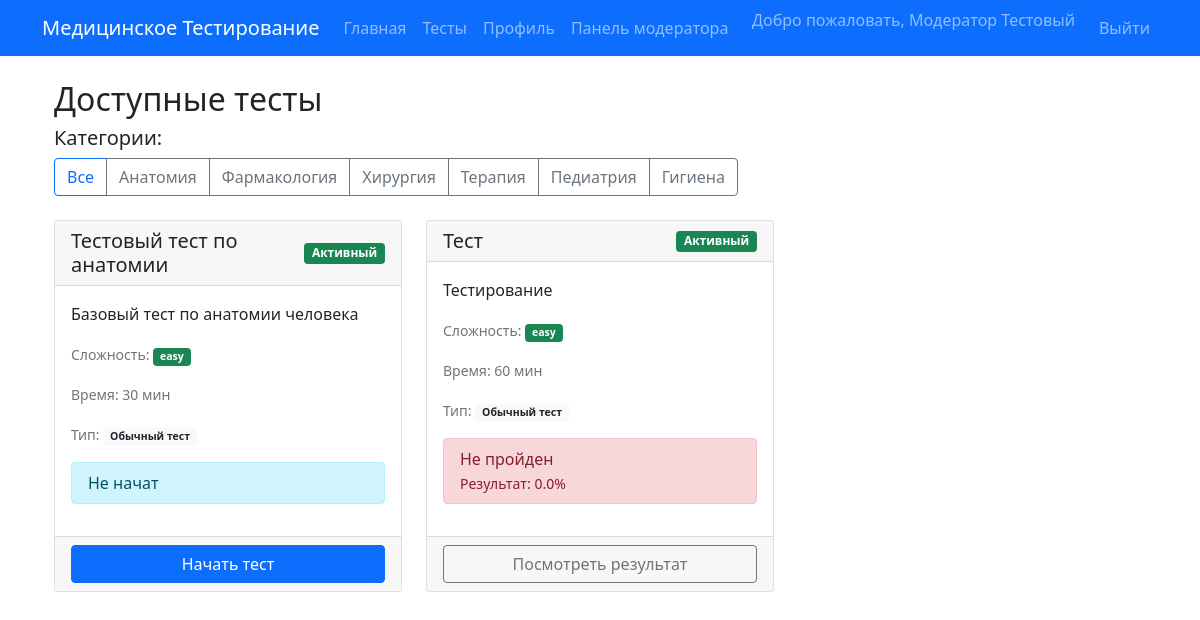
/tests (signed in), run on the app's committed database.
### website/models.py (models this page shows, shortened)
class MedicalWorker(UserMixin, db.Model):
    __tablename__ = 'medical_workers'
    id = db.Column(db.Integer, primary_key=True)
    email = db.Column(db.String(120), unique=True, nullable=False)
    username = db.Column(db.String(80), unique=True, nullable=False)
    first_name = db.Column(db.String(80), nullable=False)
    last_name = db.Column(db.String(80), nullable=False)
    password_hash = db.Column(db.String(256), nullable=False)
    specialization = db.Column(db.String(50), nullable=False)
    license_number = db.Column(db.String(50), unique=True, nullable=False)
    institution = db.Column(db.String(200))
    position = db.Column(db.String(100))
    years_experience = db.Column(db.Integer, default=0)
    is_moderator = db.Column(db.Boolean, default=False)
    is_admin = db.Column(db.Boolean, default=False)
    created_at = db.Column(db.DateTime, default=datetime.utcnow)
    tests_taken = db.relationship('TestResult', backref='worker', lazy=True)
    def get_full_name(self):
        return f"{self.first_name} {self.last_name}"

class TestCategory(db.Model):
    __tablename__ = 'test_categories'
    id = db.Column(db.Integer, primary_key=True)
    name = db.Column(db.String(100), nullable=False)
    description = db.Column(db.Text)
    tests = db.relationship('Test', backref='category', lazy=True)

class Test(db.Model):
    __tablename__ = 'tests'
    id = db.Column(db.Integer, primary_key=True)
    title = db.Column(db.String(200), nullable=False)
    description = db.Column(db.Text)
    category_id = db.Column(db.Integer, db.ForeignKey('test_categories.id'))
    difficulty = db.Column(db.String(20), default='medium')
    time_limit = db.Column(db.Integer, default=3600)  # в секундах
    passing_score = db.Column(db.Integer, default=70)  # процент
    access_type = db.Column(db.String(20), default='simple', nullable=False)
    max_attempts = db.Column(db.Integer, default=1)  # 0 или NULL = без ограничений
    start_at = db.Column(db.DateTime)
    end_at = db.Column(db.DateTime)
    is_strict_mode = db.Column(db.Boolean, default=True)  # строгий экзаменационный режим
    shuffle_questions = db.Column(db.Boolean, default=False)
    shuffle_answers = db.Column(db.Boolean, default=False)
    is_active = db.Column(db.Boolean, default=True)
    created_by = db.Column(db.Integer, db.ForeignKey('medical_workers.id'))
    created_at = db.Column(db.DateTime, default=datetime.utcnow)
    questions = db.relationship('Question', backref='test', lazy=True)
    results = db.relationship('TestResult', backref='test', lazy=True)

class TestResult(db.Model):
    __tablename__ = 'test_results'
    id = db.Column(db.Integer, primary_key=True)
    worker_id = db.Column(db.Integer, db.ForeignKey('medical_workers.id'))
    test_id = db.Column(db.Integer, db.ForeignKey('tests.id'))
    score = db.Column(db.Integer)
    percentage = db.Column(db.Float)
    passed = db.Column(db.Boolean)
    started_at = db.Column(db.DateTime, default=datetime.utcnow)
    completed_at = db.Column(db.DateTime)
    time_taken = db.Column(db.Integer)  # в секундах
    answers = db.relationship('UserAnswer', backref='result', lazy=True)

### website/views.py (the view, shortened to what this page needs)
@main_bp.route('/tests')
@login_required
def tests():
    categories = TestCategory.query.all()
    all_tests = Test.query.filter_by(is_active=True).all()
    tests_list = []
    for test in all_tests:
        if test.access_type == 'simple':
            tests_list.append(test)
    tests_with_status = []
    for test in tests_list:
        result = TestResult.query.filter_by(
            worker_id=current_user.id,
            test_id=test.id
        ).first()
        subscription = None
        if test.access_type == 'subscribed':
            subscription = TestSubscription.query.filter_by(
                worker_id=current_user.id,
                test_id=test.id
            ).first()
        status = 'not_started'
        if result:
            status = 'passed' if result.passed else 'failed'
        tests_with_status.append({
            'test': test,
            'status': status,
            'result': result,
            'subscription': subscription
        })
    return render_template('tests.html',
                           tests=tests_with_status,
                           categories=categories)

### website/models.py (called while the page is built)
@login_manager.user_loader
def load_user(id):
    return MedicalWorker.query.get(int(id))

### website/templates/tests.html (shortened to what this page needs)
{% extends "base.html" %}
{% block content %}
<div class="container mt-4">
    <h2>Доступные тесты</h2>
    <div class="mb-4">
        <h5>Категории:</h5>
        <div class="btn-group" role="group">
            <a href="{{ url_for('main.tests') }}" class="btn btn-outline-primary">Все</a>
            {% for category in categories %}
            <a href="#" class="btn btn-outline-secondary">{{ category.name }}</a>
            {% endfor %}
        </div>
    </div>
    <div class="row">
        {% for item in tests %}
        <div class="col-md-4 mb-4">
            <div class="card h-100">
                <div class="card-header d-flex justify-content-between align-items-center">
                    <h5 class="mb-0">{{ item.test.title }}</h5>
                    <span class="badge bg-{{ 'success' if item.test.is_active else 'secondary' }}">
                        {{ 'Активный' if item.test.is_active else 'Неактивный' }}
                    </span>
                </div>
                <div class="card-body">
                    <p class="card-text">{{ item.test.description|truncate(100) if item.test.description else 'Без описания' }}</p>
                    <div class="mb-3">
                        <small class="text-muted">
                            Сложность:
                            <span class="badge bg-{{ 'success' if item.test.difficulty == 'easy' else 'warning' if item.test.difficulty == 'medium' else 'danger' }}">
                                {{ item.test.difficulty }}
                            </span>
                        </small>
                    </div>
                    <div class="mb-3">
                        <small class="text-muted">
                            Время: {{ item.test.time_limit // 60 }} мин
                        </small>
                    </div>
                    <div class="mb-3">
                        <small class="text-muted">
                            Тип:
                            {% if item.test.access_type == 'subscribed' %}
                            <span class="badge bg-dark">Тест по подписке</span>
                            {% else %}
                            <span class="badge bg-light text-dark">Обычный тест</span>
                            {% endif %}
                        </small>
                    </div>
                    <div class="mb-3">
                        {% if item.status == 'passed' %}
                        <div class="alert alert-success py-2">
                            <i class="bi bi-check-circle"></i> Пройден
                            <br>
                            <small>Результат:
                                {% if item.result and item.result.percentage is not none %}
                                {{ "%.1f"|format(item.result.percentage) }}%
                                {% else %}
                                -
                                {% endif %}
                            </small>
                        </div>
                        {% elif item.status == 'failed' %}
                        <div class="alert alert-danger py-2">
                             Не пройден
                            <br>
                            <small>Результат:
                                {% if item.result and item.result.percentage is not none %}
                                {{ "%.1f"|format(item.result.percentage) }}%
                                {% else %}
                                -
                                {% endif %}
                            </small>
                        </div>
                        {% else %}
                        <div class="alert alert-info py-2">
                             Не начат
                        </div>
                        {% endif %}
                    </div>
                </div>
                <div class="card-footer">
                    {% if item.status == 'not_started' %}
                    <a href="{{ url_for('main.test_detail', test_id=item.test.id) }}"
                       class="btn btn-primary w-100">
                        Начать тест
                    </a>
                    {% elif item.result %}
                    <a href="{{ url_for('main.test_result', result_id=item.result.id) }}"
                       class="btn btn-outline-secondary w-100">
                        Посмотреть результат
                    </a>
                    {% endif %}
                </div>
            </div>
        </div>
        {% else %}
        <div class="col-12">
            <div class="alert alert-info">
                На данный момент нет доступных тестов.
            </div>
        </div>
        {% endfor %}
    </div>
</div>
{% endblock %}

### website/templates/base.html (shortened to what this page needs)
<!DOCTYPE html>
<html lang="ru">
<head>
    <link href="https://cdn.jsdelivr.net/npm/bootstrap@5.1.3/dist/css/bootstrap.min.css" rel="stylesheet">
</head>
<body>
    <nav class="navbar navbar-expand-lg navbar-dark bg-primary">
        <div class="container">
            <a class="navbar-brand" href="{{ url_for('main.index') }}">Медицинское Тестирование</a>
            <div class="collapse navbar-collapse" id="navbarNav">
                <ul class="navbar-nav me-auto">
                    <li class="nav-item">
                        <a class="nav-link" href="{{ url_for('main.index') }}">Главная</a>
                    </li>
                    {% if current_user.is_authenticated %}
                    <li class="nav-item">
                        <a class="nav-link" href="{{ url_for('main.tests') }}">Тесты</a>
                    </li>
                    <li class="nav-item">
                        <a class="nav-link" href="{{ url_for('main.profile') }}">Профиль</a>
                    </li>
                    {% if current_user.is_moderator %}
                    <li class="nav-item">
                        <a class="nav-link" href="{{ url_for('moderator.panel') }}">Панель модератора</a>
                    </li>
                    {% endif %}
                    {% endif %}
                </ul>
                <ul class="navbar-nav">
                    {% if current_user.is_authenticated %}
                    <li class="nav-item">
                        <span class="navbar-text me-3">Добро пожаловать,
                            {{ current_user.get_full_name() }}
                        </span>
                    </li>
                    <li class="nav-item">
                        <a class="nav-link" href="{{ url_for('auth.logout') }}">Выйти</a>
                    </li>
                    {% endif %}
                </ul>
            </div>
        </div>
    </nav>
    <div class="container mt-4">
        {% block content %}{% endblock %}
    </div>
</body>
</html>

### data on the page
MedicalWorker: get_full_name "Модератор Тестовый"
TestCategory: name "Анатомия"
TestCategory: name "Фармакология"
TestCategory: name "Хирургия"
TestCategory: name "Терапия"
TestCategory: name "Педиатрия"
TestCategory: name "Гигиена"
Test: test "Тестовый тест по анатомии", is_active "Активный", test.description "Базовый тест по анатомии человека", test.difficulty "easy", test "30"
Test: test "Тест", is_active "Активный", test.description "Тестирование", test.difficulty "easy", test "60"
TestResult: result.percentage "0.0"
